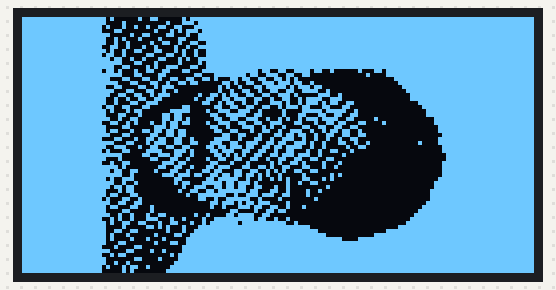
Bench run of a sketch on a simulated Arduino Uno, built with avr-gcc and run on an emulated ATmega328P. On the bench: 128×64 one-colour display.

Above: at 0.1 s.

The sketch:

main_source_code.ino
```cpp
#include <SPI.h>
#include <Adafruit_GFX.h>
#include <Adafruit_SSD1306.h>

#define SCREEN_WIDTH 128
#define SCREEN_HEIGHT 64

// OLED display pins for SPI
#define OLED_MOSI   9  // MOSI pin
#define OLED_CLK    10  // SCK pin
#define OLED_DC     11  // Data/Command pin
#define OLED_CS     12  // Chip Select pin
#define OLED_RESET  13  // Reset pin

// Declaration for SSD1306 display connected using SPI
Adafruit_SSD1306 display(SCREEN_WIDTH, SCREEN_HEIGHT, OLED_MOSI, OLED_CLK, OLED_DC, OLED_RESET, OLED_CS);

// Define your bitmap array (just an excerpt of your bitmap as an example)
const uint8_t myBitmap[] PROGMEM = {
  0xff, 0xff, 0xfa, 0x04, 0xc0, 0xbf, 0xff, 0xff, 0xff, 0xff, 0xff, 0xff, 0xff, 0xff, 0xff, 0xff,
  0xff, 0xff, 0xf8, 0x40, 0x08, 0xef, 0xff, 0xff, 0xff, 0xff, 0xff, 0xff, 0xff, 0xff, 0xff, 0xff,
  0xff, 0xff, 0xf4, 0x49, 0x33, 0x1f, 0xff, 0xff, 0xff, 0xff, 0xff, 0xff, 0xff, 0xff, 0xff, 0xff,
  0xff, 0xff, 0xf1, 0x80, 0x45, 0x77, 0xff, 0xff, 0xff, 0xff, 0xff, 0xff, 0xff, 0xff, 0xff, 0xff,
  0xff, 0xff, 0xfc, 0x13, 0x0c, 0x4f, 0xff, 0xff, 0xff, 0xff, 0xff, 0xff, 0xff, 0xff, 0xff, 0xff,
  0xff, 0xff, 0xf9, 0x44, 0x21, 0x8f, 0xff, 0xff, 0xff, 0xff, 0xff, 0xff, 0xff, 0xff, 0xff, 0xff,
  0xff, 0xff, 0xf9, 0x20, 0x99, 0x33, 0xff, 0xff, 0xff, 0xff, 0xff, 0xff, 0xff, 0xff, 0xff, 0xff,
  0xff, 0xff, 0xf3, 0x22, 0x42, 0x4f, 0xff, 0xff, 0xff, 0xff, 0xff, 0xff, 0xff, 0xff, 0xff, 0xff,
  0xff, 0xff, 0xfa, 0x4c, 0x62, 0x93, 0xff, 0xff, 0xff, 0xff, 0xff, 0xff, 0xff, 0xff, 0xff, 0xff,
  0xff, 0xff, 0xf6, 0x41, 0x8c, 0x93, 0xff, 0xff, 0xff, 0xff, 0xff, 0xff, 0xff, 0xff, 0xff, 0xff,
  0xff, 0xff, 0xfd, 0x92, 0x31, 0x4f, 0xff, 0xff, 0xff, 0xff, 0xff, 0xff, 0xff, 0xff, 0xff, 0xff,
  0xff, 0xff, 0xff, 0x8c, 0x41, 0x0b, 0xff, 0xff, 0xff, 0xff, 0xff, 0xff, 0xff, 0xff, 0xff, 0xff,
  0xff, 0xff, 0xfe, 0x61, 0x4e, 0x33, 0xff, 0xff, 0xff, 0xff, 0xff, 0xff, 0xff, 0xff, 0xff, 0xff,
  0xff, 0xff, 0xf6, 0x89, 0x98, 0xc7, 0xff, 0xec, 0xcf, 0x64, 0x08, 0xdf, 0xff, 0xff, 0xff, 0xff,
  0xff, 0xff, 0xff, 0x8c, 0x30, 0x18, 0xff, 0x67, 0x33, 0x00, 0x02, 0x1f, 0xff, 0xff, 0xff, 0xff,
  0xff, 0xff, 0xfc, 0x63, 0x26, 0x66, 0x8d, 0x99, 0xa8, 0x00, 0x00, 0x07, 0xff, 0xff, 0xff, 0xff,
  0xff, 0xff, 0xff, 0x18, 0xc9, 0xb0, 0x34, 0xce, 0xec, 0x80, 0x00, 0x03, 0xff, 0xff, 0xff, 0xff,
  0xff, 0xff, 0xf9, 0x86, 0x5c, 0x00, 0x52, 0x37, 0xd7, 0x60, 0x00, 0x01, 0xff, 0xff, 0xff, 0xff,
  0xff, 0xff, 0xfe, 0x31, 0x92, 0x00, 0x49, 0x93, 0x33, 0xc8, 0x00, 0x00, 0xff, 0xff, 0xff, 0xff,
  0xff, 0xff, 0xfc, 0xcc, 0xb8, 0x09, 0xac, 0xcc, 0xe8, 0x39, 0x00, 0x00, 0x7f, 0xff, 0xff, 0xff,
  0xff, 0xff, 0xf9, 0x26, 0x60, 0x13, 0x37, 0x32, 0x65, 0xe7, 0x00, 0x00, 0x7f, 0xff, 0xff, 0xff,
  0xff, 0xff, 0xf9, 0x19, 0xc0, 0x06, 0x59, 0x23, 0xa5, 0xd6, 0x60, 0x00, 0x1f, 0xff, 0xff, 0xff,
  0xff, 0xff, 0xf6, 0x63, 0x00, 0xc0, 0xcc, 0xcc, 0xbb, 0x18, 0xc0, 0x00, 0x0f, 0xff, 0xff, 0xff,
  0xff, 0xff, 0xfa, 0x2c, 0x07, 0xc2, 0x73, 0x90, 0x43, 0xef, 0x90, 0x00, 0x07, 0xff, 0xff, 0xff,
  0xff, 0xff, 0xf8, 0xc4, 0x1b, 0x01, 0x9f, 0x30, 0x46, 0x33, 0x30, 0x00, 0x07, 0xff, 0xff, 0xff,
  0xff, 0xff, 0xfc, 0x98, 0x1b, 0x40, 0xcc, 0xe4, 0xa5, 0xde, 0x60, 0x80, 0x01, 0xff, 0xff, 0xff,
  0xff, 0xff, 0xf3, 0x28, 0x96, 0xc2, 0x73, 0x33, 0x8c, 0x4d, 0x8c, 0x20, 0x01, 0xff, 0xff, 0xff,
  0xff, 0xff, 0xf8, 0x60, 0x76, 0x01, 0x91, 0xca, 0x43, 0x33, 0x30, 0x00, 0x00, 0xff, 0xff, 0xff,
  0xff, 0xff, 0xfb, 0x13, 0x6d, 0x80, 0xcc, 0x4c, 0x9c, 0x96, 0xc8, 0x00, 0x00, 0xff, 0xff, 0xff,
  0xff, 0xff, 0xfc, 0x60, 0xcd, 0x80, 0x33, 0x11, 0xb6, 0x4c, 0xcc, 0x00, 0x00, 0x7f, 0xff, 0xff,
  0xff, 0xff, 0xf1, 0x89, 0xb3, 0x20, 0xf2, 0x32, 0x72, 0x49, 0x30, 0x00, 0x00, 0xff, 0xff, 0xff,
  0xff, 0xff, 0xfe, 0x31, 0x73, 0x31, 0xcc, 0xe6, 0xce, 0x91, 0x92, 0x00, 0x10, 0xff, 0xff, 0xff,
  0xff, 0xff, 0xf9, 0xc4, 0xcc, 0xc3, 0x6e, 0xcd, 0xbc, 0x90, 0x4c, 0x00, 0x00, 0x7f, 0xff, 0xff,
  0xff, 0xff, 0xf4, 0x61, 0xe3, 0xa1, 0xb9, 0x99, 0x31, 0x26, 0x20, 0x00, 0x00, 0x7f, 0xff, 0xff,
  0xff, 0xff, 0xff, 0x83, 0x3b, 0x20, 0xd5, 0x33, 0x77, 0x20, 0x80, 0x00, 0x00, 0x3f, 0xff, 0xff,
  0xff, 0xff, 0xf8, 0x80, 0xc6, 0x42, 0x66, 0x64, 0xcc, 0xcc, 0x00, 0x00, 0x00, 0x3f, 0xff, 0xff,
  0xff, 0xff, 0xf2, 0x60, 0x1d, 0x81, 0x88, 0x82, 0x9a, 0x11, 0x00, 0x00, 0x00, 0x7f, 0xff, 0xff,
  0xff, 0xff, 0xff, 0x40, 0x33, 0x23, 0x71, 0x9a, 0x63, 0x12, 0x00, 0x00, 0x00, 0x7f, 0xff, 0xff,
  0xff, 0xff, 0xfd, 0x98, 0x46, 0x46, 0xc6, 0x65, 0x4c, 0xc0, 0x00, 0x00, 0x00, 0x7f, 0xff, 0xff,
  0xff, 0xff, 0xff, 0x90, 0x1d, 0xd9, 0xb6, 0xd4, 0x82, 0x05, 0x00, 0x00, 0x00, 0x7f, 0xff, 0xff,
  0xff, 0xff, 0xfa, 0x70, 0x03, 0x03, 0x7c, 0x92, 0xa3, 0x14, 0x00, 0x00, 0x00, 0xff, 0xff, 0xff,
  0xff, 0xff, 0xfe, 0x48, 0x02, 0xc7, 0xdb, 0xa0, 0x24, 0xc0, 0x00, 0x00, 0x01, 0xff, 0xff, 0xff,
  0xff, 0xff, 0xfd, 0xb0, 0x00, 0x9c, 0xdb, 0x31, 0x20, 0x08, 0x00, 0x00, 0x01, 0xff, 0xff, 0xff,
  0xff, 0xff, 0xf8, 0xb0, 0x01, 0x33, 0x7f, 0x63, 0x21, 0x20, 0x00, 0x00, 0x03, 0xff, 0xff, 0xff,
  0xff, 0xff, 0xfb, 0x18, 0x00, 0x4f, 0xe4, 0xee, 0x61, 0x00, 0x00, 0x00, 0x03, 0xff, 0xff, 0xff,
  0xff, 0xff, 0xf4, 0x64, 0x00, 0x0c, 0x9f, 0x90, 0x80, 0x40, 0x00, 0x00, 0x03, 0xff, 0xff, 0xff,
  0xff, 0xff, 0xfc, 0xcc, 0x00, 0x01, 0xba, 0xdc, 0x20, 0x00, 0x00, 0x00, 0x07, 0xff, 0xff, 0xff,
  0xff, 0xff, 0xfb, 0x18, 0x80, 0x01, 0x23, 0xb3, 0x22, 0x00, 0x00, 0x00, 0x0f, 0xff, 0xff, 0xff,
  0xff, 0xff, 0xf8, 0x60, 0x80, 0x00, 0x0c, 0x26, 0xc0, 0x00, 0x00, 0x00, 0x1f, 0xff, 0xff, 0xff,
  0xff, 0xff, 0xfc, 0x91, 0x30, 0x12, 0x1b, 0xcc, 0x00, 0x00, 0x00, 0x00, 0x3f, 0xff, 0xff, 0xff,
  0xff, 0xff, 0xf2, 0x91, 0xc4, 0x84, 0xff, 0xd9, 0x20, 0x00, 0x00, 0x00, 0x7f, 0xff, 0xff, 0xff,
  0xff, 0xff, 0xfa, 0x66, 0x26, 0x25, 0xfd, 0xff, 0xc8, 0x00, 0x00, 0x00, 0xff, 0xff, 0xff, 0xff,
  0xff, 0xff, 0xf8, 0x41, 0xa8, 0x8f, 0xff, 0xff, 0xff, 0x00, 0x00, 0x03, 0xff, 0xff, 0xff, 0xff,
  0xff, 0xff, 0xf9, 0x98, 0x08, 0x9f, 0xff, 0xff, 0xff, 0xc0, 0x00, 0x1f, 0xff, 0xff, 0xff, 0xff,
  0xff, 0xff, 0xfa, 0x20, 0x43, 0x3f, 0xff, 0xff, 0xff, 0xf0, 0x00, 0xff, 0xff, 0xff, 0xff, 0xff,
  0xff, 0xff, 0xfa, 0x11, 0x10, 0x7f, 0xff, 0xff, 0xff, 0xff, 0x0f, 0xff, 0xff, 0xff, 0xff, 0xff,
  0xff, 0xff, 0xf8, 0xc0, 0x46, 0x7f, 0xff, 0xff, 0xff, 0xff, 0xff, 0xff, 0xff, 0xff, 0xff, 0xff,
  0xff, 0xff, 0xf1, 0x0c, 0x00, 0xff, 0xff, 0xff, 0xff, 0xff, 0xff, 0xff, 0xff, 0xff, 0xff, 0xff,
  0xff, 0xff, 0xfc, 0x30, 0x90, 0xff, 0xff, 0xff, 0xff, 0xff, 0xff, 0xff, 0xff, 0xff, 0xff, 0xff,
  0xff, 0xff, 0xf2, 0xc0, 0x05, 0xff, 0xff, 0xff, 0xff, 0xff, 0xff, 0xff, 0xff, 0xff, 0xff, 0xff,
  0xff, 0xff, 0xf8, 0x0c, 0x21, 0xff, 0xff, 0xff, 0xff, 0xff, 0xff, 0xff, 0xff, 0xff, 0xff, 0xff,
  0xff, 0xff, 0xf9, 0x20, 0x03, 0xff, 0xff, 0xff, 0xff, 0xff, 0xff, 0xff, 0xff, 0xff, 0xff, 0xff,
  0xff, 0xff, 0xf4, 0x59, 0x07, 0xff, 0xff, 0xff, 0xff, 0xff, 0xff, 0xff, 0xff, 0xff, 0xff, 0xff,
  0xff, 0xff, 0xf0, 0x50, 0x0f, 0xff, 0xff, 0xff, 0xff, 0xff, 0xff, 0xff, 0xff, 0xff, 0xff, 0xff
};

void setup() {
  // Initialize serial for debugging
  Serial.begin(9600);

  // Initialize the display
  if (!display.begin(SSD1306_SWITCHCAPVCC)) {
    Serial.println(F("SSD1306 allocation failed"));
    for (;;);
  }

  // Clear the buffer
  display.clearDisplay();

  // Draw the bitmap
  display.drawBitmap(0, 0, myBitmap, SCREEN_WIDTH, SCREEN_HEIGHT, WHITE);

  // Show the bitmap on the display
  display.display();
}

void loop() {
  // Nothing to do here
}
```
